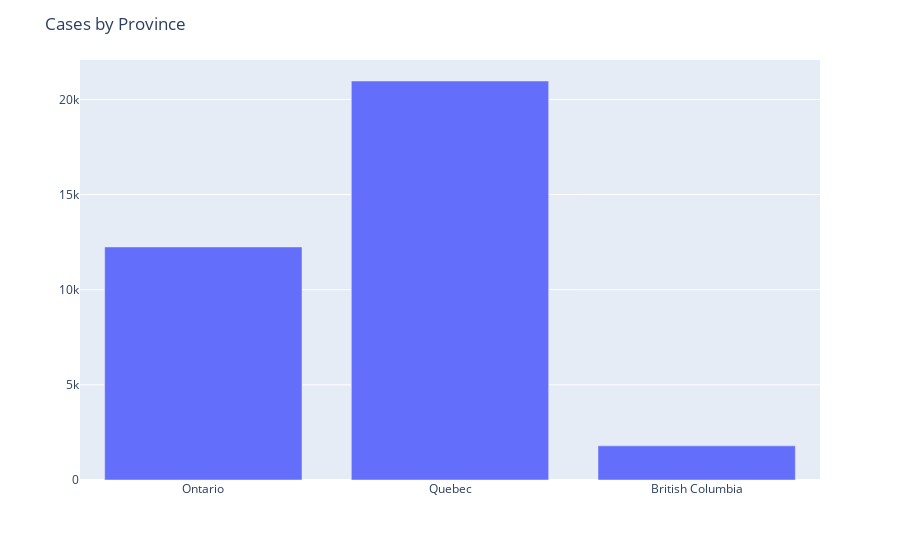

Write notebook code for a chart like this one.
### Code cell
fig = px.bar(df, x=df.prname, y=df.numtotal)
fig.update_layout(title='Cases by Province',xaxis_title=None, yaxis_title=None)

### Figure 1 — Plotly figure (JSON) as saved in the notebook; plotly's stock layout.template omitted (floating-point values rounded to 4 significant figures)
{"data": [{"alignmentgroup": "True", "hovertemplate": "prname=%{x}<br>numtotal=%{y}<extra></extra>", "legendgroup": "", "marker": {"color": "#636efa"}, "name": "", "offsetgroup": "", "orientation": "v", "showlegend": false, "textposition": "auto", "type": "bar", "x": ["Ontario", "Quebec", "British Columbia"], "xaxis": "x", "y": [12245, 20965, 1795], "yaxis": "y"}], "layout": {"barmode": "relative", "legend": {"tracegroupgap": 0}, "margin": {"t": 60}, "title": {"text": "Cases by Province"}, "xaxis": {"anchor": "y", "domain": [0, 1], "title": {}}, "yaxis": {"anchor": "x", "domain": [0, 1], "title": {}}}}
